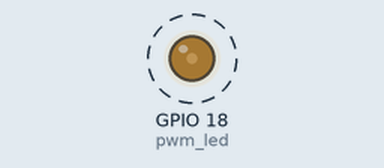
Simulated run of this program. Board: Raspberry Pi (BCM pin numbers). Shown: output pins drawn as LEDs (lit = HIGH). Dashed ring = blinking.

Above: at 0.05 s.
Timing chart, 0 to 3.0 s (numbered marks = the images above):
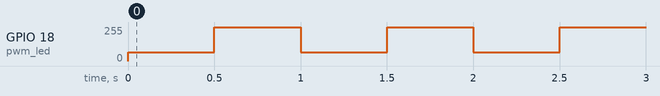

The program:

2.04_ConectorGPIO_ControlarIntensidadLED_Parte3.py
```python
#############################################
#_____https://frambuesa-pi.blogspot.com/____#
#___https://github.com/frambuesa-pi/python__#
#############################################
# importamos la libreria GPIO
import RPi.GPIO as GPIO
# importamos la libreria time
import time
# desactivamos mensajes de error
GPIO.setwarnings(False)
# indicamos el uso de la identificacion BCM para los GPIO
GPIO.setmode(GPIO.BCM)
# indicamos que el GPIO18 es de salida de corriente
GPIO.setup(18,GPIO.OUT)
# en una variable guardamos el valor de PWM para el GPIO18
pwm_led=GPIO.PWM(18,500)
# iniciamos el led con longitud de pulso 100
pwm_led.start(100)
# bucle que se repetira hasta finalizar el programa
while(True):
    # disminuimos longitud del pulso
    pwm_led.ChangeDutyCycle(25)
    # esperamos medio segundo
    time.sleep(0.5)
    # aumentamos longitud del pulso
    pwm_led.ChangeDutyCycle(100)
    # esperamos medio segundo
    time.sleep(0.5)
```

Measured:
- by itself, GPIO 18 (pwm_led): alternates 255/255 for 0.50 s and 64/255 for 0.50 s
